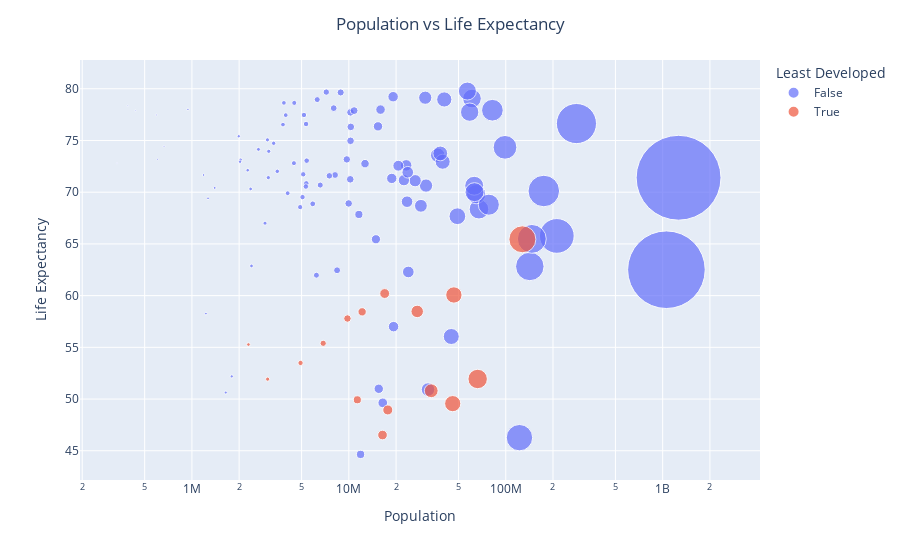

Notebook code for this chart:
### Markdown cell above
## <font style="font-family:cambria"><u>Population VS Life Expectancy Bubble Chart</u>

### Code cell
fig=px.scatter(df_map,x="Population",y="Life Expectancy",color="Least Developed",size='Population',hover_name="Country",log_x=True,size_max=60)
fig.update_layout(title_text='Population vs Life Expectancy',title_x=0.5)
fig.show()

### Figure 1 — Plotly figure (JSON) as saved in the notebook; plotly's stock layout.template omitted (floating-point values rounded to 4 significant figures)
{"data": [{"hovertemplate": "<b>%{hovertext}</b><br><br>Least Developed=False<br>Population=%{marker.size}<br>Life Expectancy=%{y}<extra></extra>", "hovertext": ["Albania", "Algeria", "Argentina", "Armenia", "Australia", "Austria", "Bahrain", "Belarus", "Belgium", "Bolivia", "Botswana", "Brazil", "Brunei Darussalam", "Bulgaria", "Cameroon", "Canada", "Chile", "China", "Colombia", "Costa Rica", "Cote d'Ivoire", "Croatia", "Cyprus", "Czechia", "Denmark", "Ecuador", "Egypt", "El Salvador", "Estonia", "Finland", "France", "Gabon", "Georgia", "Germany", "Ghana", "Greece", "Guatemala", "Honduras", "Hungary", "India", "Indonesia", "Iran", "Iraq", "Ireland", "Israel", "Italy", "Jamaica", "Jordan", "Kazakhstan", "Kenya", "Kuwait", "Kyrgyz Republic", "Latvia", "Libya", "Lithuania", "Luxembourg", "Malaysia", "Malta", "Mauritius", "Mexico", "Moldova", "Mongolia", "Montenegro", "Morocco", "Namibia", "Nepal", "Netherlands", "New Zealand", "Nicaragua", "Nigeria", "North Macedonia", "Norway", "Oman", "Pakistan", "Panama", "Paraguay", "Peru", "Philippines", "Poland", "Portugal", "Qatar", "Romania", "Russian Federation", "Saudi Arabia", "Serbia", "Slovak Republic", "Slovenia", "South Africa", "Spain", "Sri Lanka", "Sweden", "Switzerland", "Tajikistan", "Thailand", "Trinidad and Tobago", "Tunisia", "Turkiye", "Ukraine", "United Kingdom", "United States", "Uruguay", "Venezuela", "Zimbabwe"], "legendgroup": "False", "marker": {"color": "#636efa", "size": [3089027, 31042238, 36870796, 3069597, 19153000, 8011566, 664610, 9979610, 10251250, 8418270, 1643333, 174790339, 333166, 8170172, 15513944, 30685730, 15342350, 1262645000, 39629965, 3962369, 16454660, 4468302, 943288, 10255063, 5339616, 12681123, 67515591, 5887930, 1396985, 5176209, 60912500, 1228359, 4077131, 82211508, 19278850, 10805808, 11589761, 6574510, 10210971, 1056575548, 211513822, 64800875, 23497589, 3805174, 6289000, 56942108, 2654698, 5122495, 14883626, 31964557, 2045123, 4898400, 2367550, 5357893, 3499536, 436300, 23194252, 390087, 1186873, 98899845, 2923783, 2397417, 604950, 28793672, 1794583, 23941099, 15925513, 3857700, 5069310, 122283853, 2026350, 4490967, 2267973, 142343583, 3030333, 5323202, 26459944, 77991757, 38258629, 10289898, 592467, 22442971, 146596869, 20663840, 7516346, 5388720, 1988925, 44967713, 40567864, 18777606, 8872109, 7184250, 6216329, 62952639, 1267159, 9708347, 63240196, 49176500, 58892514, 282162411, 3319734, 23739835, 11881482], "sizemode": "area", "sizeref": 350700.0, "symbol": "circle"}, "mode": "markers", "name": "False", "orientation": "v", "showlegend": true, "type": "scatter", "x": [3089027, 31042238, 36870796, 3069597, 19153000, 8011566, 664610, 9979610, 10251250, 8418270, 1643333, 174790339, 333166, 8170172, 15513944, 30685730, 15342350, 1262645000, 39629965, 3962369, 16454660, 4468302, 943288, 10255063, 5339616, 12681123, 67515591, 5887930, 1396985, 5176209, 60912500, 1228359, 4077131, 82211508, 19278850, 10805808, 11589761, 6574510, 10210971, 1056575548, 211513822, 64800875, 23497589, 3805174, 6289000, 56942108, 2654698, 5122495, 14883626, 31964557, 2045123, 4898400, 2367550, 5357893, 3499536, 436300, 23194252, 390087, 1186873, 98899845, 2923783, 2397417, 604950, 28793672, 1794583, 23941099, 15925513, 3857700, 5069310, 122283853, 2026350, 4490967, 2267973, 142343583, 3030333, 5323202, 26459944, 77991757, 38258629, 10289898, 592467, 22442971, 146596869, 20663840, 7516346, 5388720, 1988925, 44967713, 40567864, 18777606, 8872109, 7184250, 6216329, 62952639, 1267159, 9708347, 63240196, 49176500, 58892514, 282162411, 3319734, 23739835, 11881482], "xaxis": "x", "y": [73.95, 70.64, 73.58, 71.41, 79.23, 78.13, 74.44, 68.91, 77.72, 62.45, 50.63, 70.12, 72.81, 71.66, 50.99, 79.14, 76.37, 71.4, 72.94, 77.45, 49.63, 72.81, 78.01, 74.97, 76.59, 72.76, 68.36, 68.88, 70.42, 77.47, 79.06, 58.26, 69.9, 77.93, 57.0, 77.89, 67.85, 70.69, 71.25, 62.51, 65.77, 69.81, 69.08, 76.54, 78.95, 79.78, 74.14, 71.73, 65.45, 50.92, 73.14, 68.56, 70.31, 70.85, 72.02, 77.87, 72.59, 78.35, 71.66, 74.34, 67.01, 62.87, 73.18, 68.68, 52.19, 62.29, 77.99, 78.64, 69.53, 46.27, 72.95, 78.63, 72.13, 62.82, 75.06, 70.55, 71.11, 68.79, 73.75, 76.31, 77.47, 71.16, 65.48, 72.56, 71.58, 73.05, 75.41, 56.05, 78.97, 71.33, 79.64, 79.68, 61.97, 70.62, 69.41, 73.17, 70.0, 67.68, 77.74, 76.64, 74.73, 71.93, 44.65], "yaxis": "y"}, {"hovertemplate": "<b>%{hovertext}</b><br><br>Least Developed=True<br>Population=%{marker.size}<br>Life Expectancy=%{y}<extra></extra>", "hovertext": ["Angola", "Bangladesh", "Benin", "Cambodia", "Congo Dem. Rep.", "Congo Rep.", "Eritrea", "Ethiopia", "Mozambique", "Myanmar", "Niger", "Senegal", "Sudan", "Tanzania", "Togo", "Yemen"], "legendgroup": "True", "marker": {"color": "#EF553B", "size": [16395477, 127657862, 6865946, 12155241, 45919615, 3038432, 2292413, 66224809, 17711925, 46719698, 11331561, 9797731, 27275019, 33499177, 4924406, 16921157], "sizemode": "area", "sizeref": 350700.0, "symbol": "circle"}, "mode": "markers", "name": "True", "orientation": "v", "showlegend": true, "type": "scatter", "x": [16395477, 127657862, 6865946, 12155241, 45919615, 3038432, 2292413, 66224809, 17711925, 46719698, 11331561, 9797731, 27275019, 33499177, 4924406, 16921157], "xaxis": "x", "y": [46.52, 65.45, 55.39, 58.43, 49.56, 51.92, 55.27, 51.94, 48.95, 60.06, 49.93, 57.79, 58.47, 50.8, 53.49, 60.2], "yaxis": "y"}], "layout": {"legend": {"itemsizing": "constant", "title": {"text": "Least Developed"}, "tracegroupgap": 0}, "margin": {"t": 60}, "title": {"text": "Population vs Life Expectancy", "x": 0.5}, "xaxis": {"anchor": "y", "domain": [0, 1], "title": {"text": "Population"}, "type": "log"}, "yaxis": {"anchor": "x", "domain": [0, 1], "title": {"text": "Life Expectancy"}}}}
